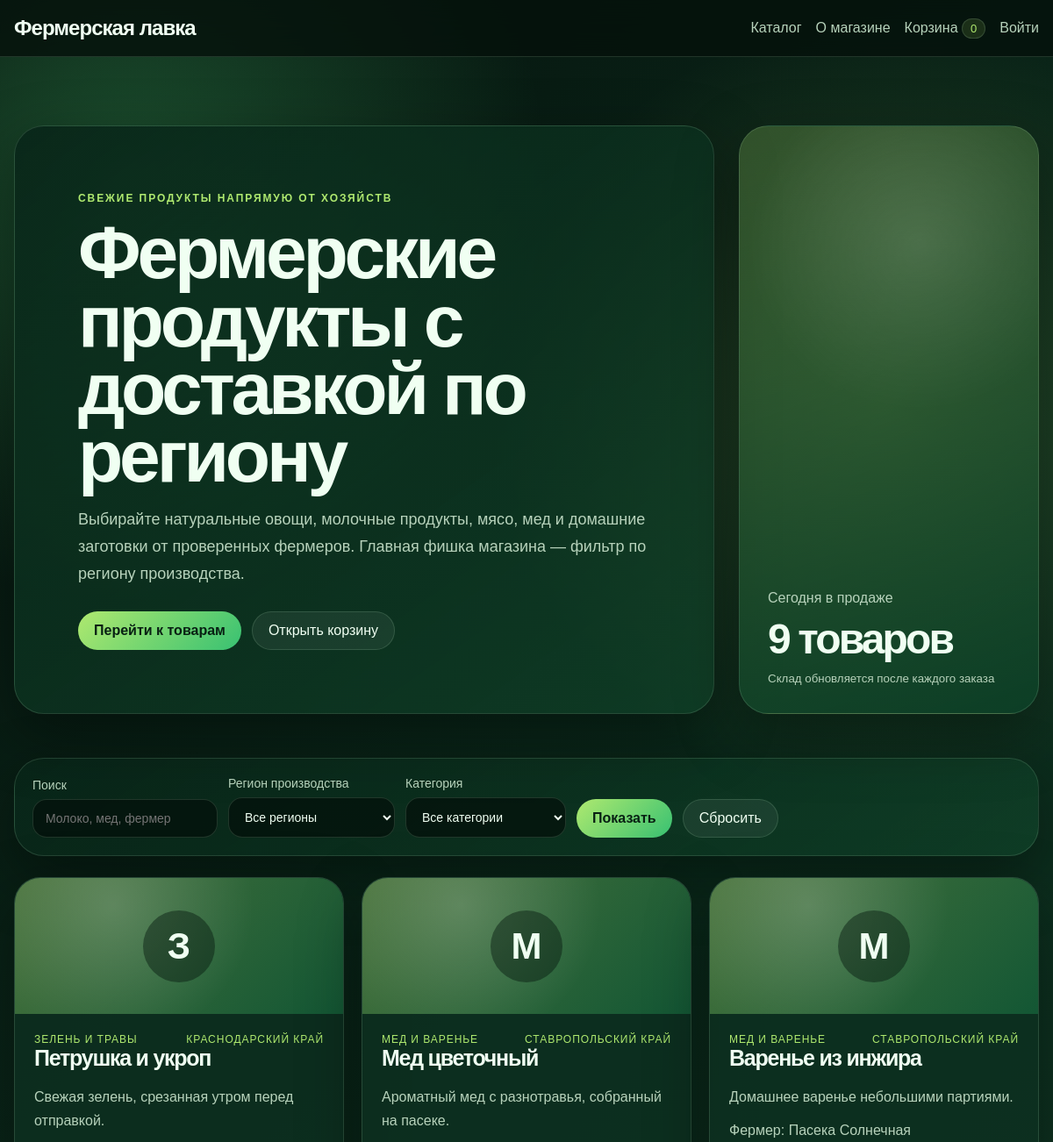
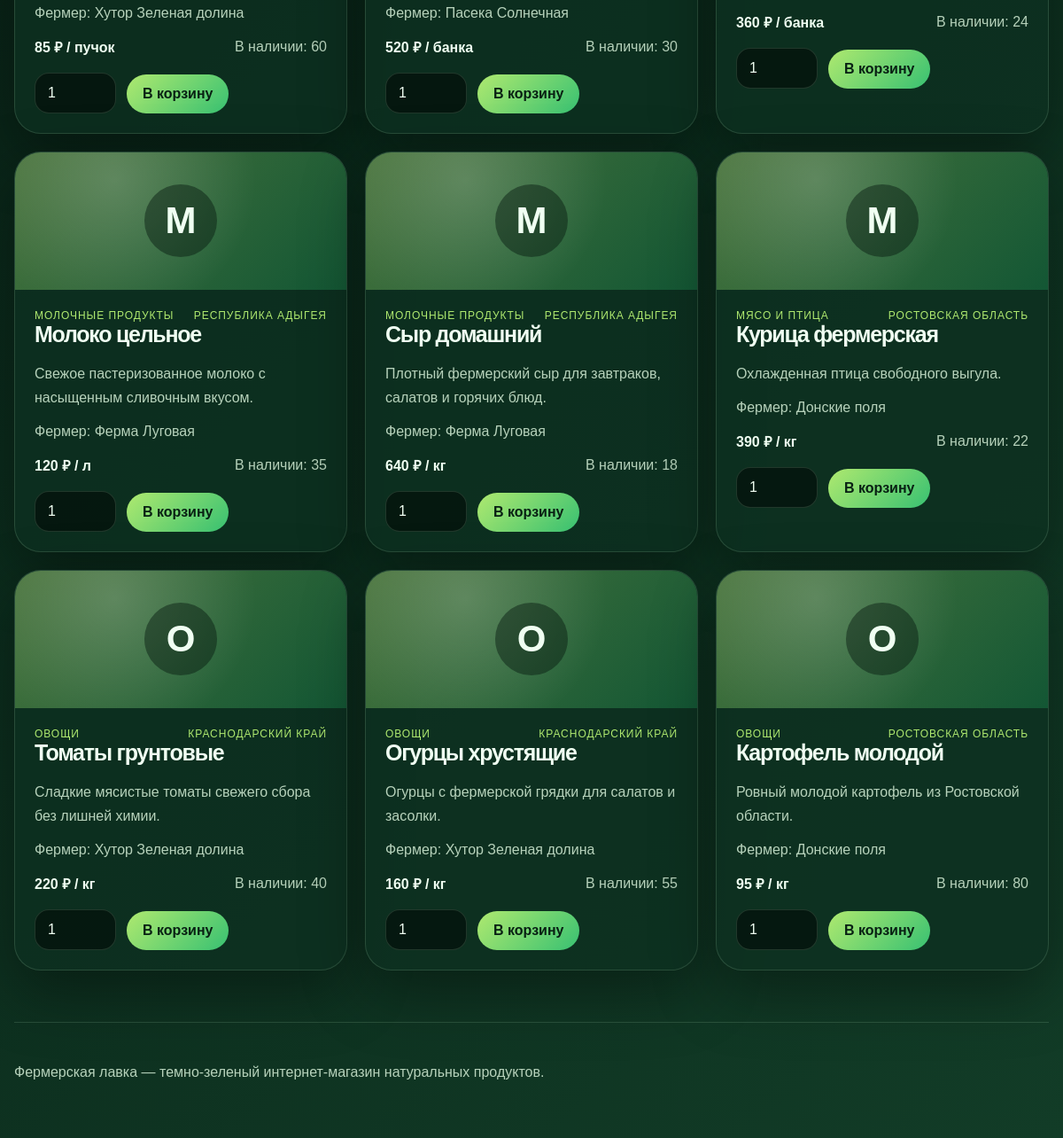
The page / on the database its author committed (2 pictures, top to bottom).
### tables this page shows
CREATE TABLE IF NOT EXISTS products (
    id INT UNSIGNED AUTO_INCREMENT PRIMARY KEY,
    farmer_id INT UNSIGNED NOT NULL,
    category_id INT UNSIGNED NOT NULL,
    title VARCHAR(180) NOT NULL,
    description TEXT NOT NULL,
    price DECIMAL(10,2) NOT NULL,
    unit VARCHAR(40) NOT NULL,
    stock INT UNSIGNED NOT NULL DEFAULT 0,
    created_at TIMESTAMP NOT NULL DEFAULT CURRENT_TIMESTAMP,
    CONSTRAINT fk_products_farmer FOREIGN KEY (farmer_id) REFERENCES farmers(id) ON DELETE CASCADE,
    CONSTRAINT fk_products_category FOREIGN KEY (category_id) REFERENCES categories(id) ON DELETE RESTRICT,
    INDEX idx_products_price (price),
    INDEX idx_products_stock (stock)
);

CREATE TABLE IF NOT EXISTS categories (
    id INT UNSIGNED AUTO_INCREMENT PRIMARY KEY,
    name VARCHAR(120) NOT NULL UNIQUE
);

CREATE TABLE IF NOT EXISTS farmers (
    id INT UNSIGNED AUTO_INCREMENT PRIMARY KEY,
    name VARCHAR(160) NOT NULL,
    region VARCHAR(120) NOT NULL,
    description TEXT NOT NULL,
    created_at TIMESTAMP NOT NULL DEFAULT CURRENT_TIMESTAMP
);

### config.php (called while the page is built, shortened)
<?php
function db(): PDO
{
    static $pdo = null;
    if ($pdo === null) {
        $dsn = 'mysql:host=' . DB_HOST . ';dbname=' . DB_NAME . ';charset=utf8mb4';
        $pdo = new PDO($dsn, DB_USER, DB_PASS, [
            PDO::ATTR_ERRMODE => PDO::ERRMODE_EXCEPTION,
            PDO::ATTR_DEFAULT_FETCH_MODE => PDO::FETCH_ASSOC,
            PDO::ATTR_EMULATE_PREPARES => false,
        ]);
    }
    return $pdo;
}
function e(mixed $value): string
{
    return htmlspecialchars((string) $value, ENT_QUOTES | ENT_SUBSTITUTE, 'UTF-8');
}
function current_user(): ?array
{
    if (empty($_SESSION['user_id'])) {
        return null;
    }
    $stmt = db()->prepare('SELECT id, name, email, role, created_at FROM users WHERE id = ? LIMIT 1');
    $stmt->execute([(int) $_SESSION['user_id']]);
    $user = $stmt->fetch();
    return $user ?: null;
}
function cart_count(): int
{
    $count = 0;
    return $count;
}

### index.php (the view, shortened to what this page needs)
<?php
require_once __DIR__ . '/config.php';
$user = current_user();
$search = trim((string) ($_GET['search'] ?? ''));
$where = ['p.stock > 0'];
$params = [];
$sql = 'SELECT p.*, f.name AS farmer_name, f.region, c.name AS category_name
        FROM products p
        JOIN farmers f ON f.id = p.farmer_id
        JOIN categories c ON c.id = p.category_id
        WHERE ' . implode(' AND ', $where) . '
        ORDER BY p.created_at DESC';
$stmt = db()->prepare($sql);
$stmt->execute($params);
$products = $stmt->fetchAll();
?>
<!doctype html>
<html lang="ru">
<head>
    <link rel="stylesheet" href="style.css">
</head>
<body>
<header class="site-header">
    <a class="logo" href="index.php">Фермерская лавка</a>
    <nav class="nav">
        <a href="index.php">Каталог</a>
        <a href="about.html">О магазине</a>
        <a href="cart.php">Корзина <span class="pill"><?= cart_count() ?></span></a>
        <?php if ($user): ?>
            <?php if ($user['role'] === 'admin'): ?>
                <a href="admin.php">Админ-панель</a>
            <?php endif; ?>
            <form action="auth.php" method="post" class="inline-form">
                <input type="hidden" name="csrf_token" value="<?= e(csrf_token()) ?>">
                <input type="hidden" name="action" value="logout">
                <button type="submit" class="link-button">Выйти</button>
            </form>
        <?php else: ?>
            <a href="auth.php">Войти</a>
        <?php endif; ?>
    </nav>
</header>
<main>
    <section class="hero">
        <div class="hero-content">
            <p class="eyebrow">Свежие продукты напрямую от хозяйств</p>
            <h1>Фермерские продукты с доставкой по региону</h1>
            <p>Выбирайте натуральные овощи, молочные продукты, мясо, мед и домашние заготовки от проверенных фермеров. Главная фишка магазина — фильтр по региону производства.</p>
            <div class="hero-actions">
                <a class="button primary" href="#catalog">Перейти к товарам</a>
                <a class="button ghost" href="cart.php">Открыть корзину</a>
            </div>
        </div>
        <div class="hero-card">
            <span>Сегодня в продаже</span>
            <strong><?= count($products) ?> товаров</strong>
            <small>Склад обновляется после каждого заказа</small>
        </div>
    </section>
    <section class="filters" id="catalog">
        <form method="get" class="filter-form">
            <label>
                Поиск
                <input type="search" name="search" value="<?= e($search) ?>" placeholder="Молоко, мед, фермер">
            </label>
            <label>
                Регион производства
                <select name="region">
                    <option value="">Все регионы</option>
                </select>
            </label>
            <label>
                Категория
                <select name="category">
                    <option value="0">Все категории</option>
                </select>
            </label>
            <button type="submit" class="button primary">Показать</button>
            <a class="button ghost" href="index.php">Сбросить</a>
        </form>
    </section>
    <section class="product-grid">
        <?php foreach ($products as $product): ?>
            <article class="product-card">
                <div class="product-visual">
                    <span><?= e(mb_substr($product['category_name'], 0, 1, 'UTF-8')) ?></span>
                </div>
                <div class="product-body">
                    <div class="product-meta">
                        <span><?= e($product['category_name']) ?></span>
                        <span><?= e($product['region']) ?></span>
                    </div>
                    <h2><?= e($product['title']) ?></h2>
                    <p><?= e($product['description']) ?></p>
                    <div class="farmer">Фермер: <?= e($product['farmer_name']) ?></div>
                    <div class="product-footer">
                        <strong><?= number_format((float) $product['price'], 0, ',', ' ') ?> ₽ / <?= e($product['unit']) ?></strong>
                        <span>В наличии: <?= (int) $product['stock'] ?></span>
                    </div>
                    <form method="post" class="cart-form">
                        <input type="number" name="quantity" min="1" max="<?= (int) $product['stock'] ?>" value="1" aria-label="Количество">
                        <button type="submit" class="button primary">В корзину</button>
                    </form>
                </div>
            </article>
        <?php endforeach; ?>
    </section>
</main>
<footer class="footer">
    <p>Фермерская лавка — темно-зеленый интернет-магазин натуральных продуктов.</p>
</footer>
</body>
</html>

### rows shown on the page
products: category.name "З", category.name "ЗЕЛЕНЬ И ТРАВЫ", farmer.region "КРАСНОДАРСКИЙ КРАЙ", title "Петрушка и укроп", description "Свежая зелень, срезанная утром перед отправкой.", farmer.name "Хутор Зеленая долина", price "85", unit "пучок", stock "60"
products: category.name "М", category.name "МЕД И ВАРЕНЬЕ", farmer.region "СТАВРОПОЛЬСКИЙ КРАЙ", title "Мед цветочный", description "Ароматный мед с разнотравья, собранный на пасеке.", farmer.name "Пасека Солнечная", price "520", unit "банка", stock "30"
products: category.name "М", category.name "МЕД И ВАРЕНЬЕ", farmer.region "СТАВРОПОЛЬСКИЙ КРАЙ", title "Варенье из инжира", description "Домашнее варенье небольшими партиями.", farmer.name "Пасека Солнечная", price "360", unit "банка", stock "24"
products: category.name "М", category.name "МОЛОЧНЫЕ ПРОДУКТЫ", farmer.region "РЕСПУБЛИКА АДЫГЕЯ", title "Молоко цельное", description "Свежое пастеризованное молоко с насыщенным сливочным вкусом.", farmer.name "Ферма Луговая", price "120", unit "л", stock "35"
products: category.name "М", category.name "МОЛОЧНЫЕ ПРОДУКТЫ", farmer.region "РЕСПУБЛИКА АДЫГЕЯ", title "Сыр домашний", description "Плотный фермерский сыр для завтраков, салатов и горячих блюд.", farmer.name "Ферма Луговая", price "640", unit "кг", stock "18"
products: category.name "М", category.name "МЯСО И ПТИЦА", farmer.region "РОСТОВСКАЯ ОБЛАСТЬ", title "Курица фермерская", description "Охлажденная птица свободного выгула.", farmer.name "Донские поля", price "390", unit "кг", stock "22"
products: category.name "О", category.name "ОВОЩИ", farmer.region "КРАСНОДАРСКИЙ КРАЙ", title "Томаты грунтовые", description "Сладкие мясистые томаты свежего сбора без лишней химии.", farmer.name "Хутор Зеленая долина", price "220", unit "кг", stock "40"
products: category.name "О", category.name "ОВОЩИ", farmer.region "КРАСНОДАРСКИЙ КРАЙ", title "Огурцы хрустящие", description "Огурцы с фермерской грядки для салатов и засолки.", farmer.name "Хутор Зеленая долина", price "160", unit "кг", stock "55"
products: category.name "О", category.name "ОВОЩИ", farmer.region "РОСТОВСКАЯ ОБЛАСТЬ", title "Картофель молодой", description "Ровный молодой картофель из Ростовской области.", farmer.name "Донские поля", price "95", unit "кг", stock "80"

### other values the page prints
cart_count() "0"
count($products) "9"
